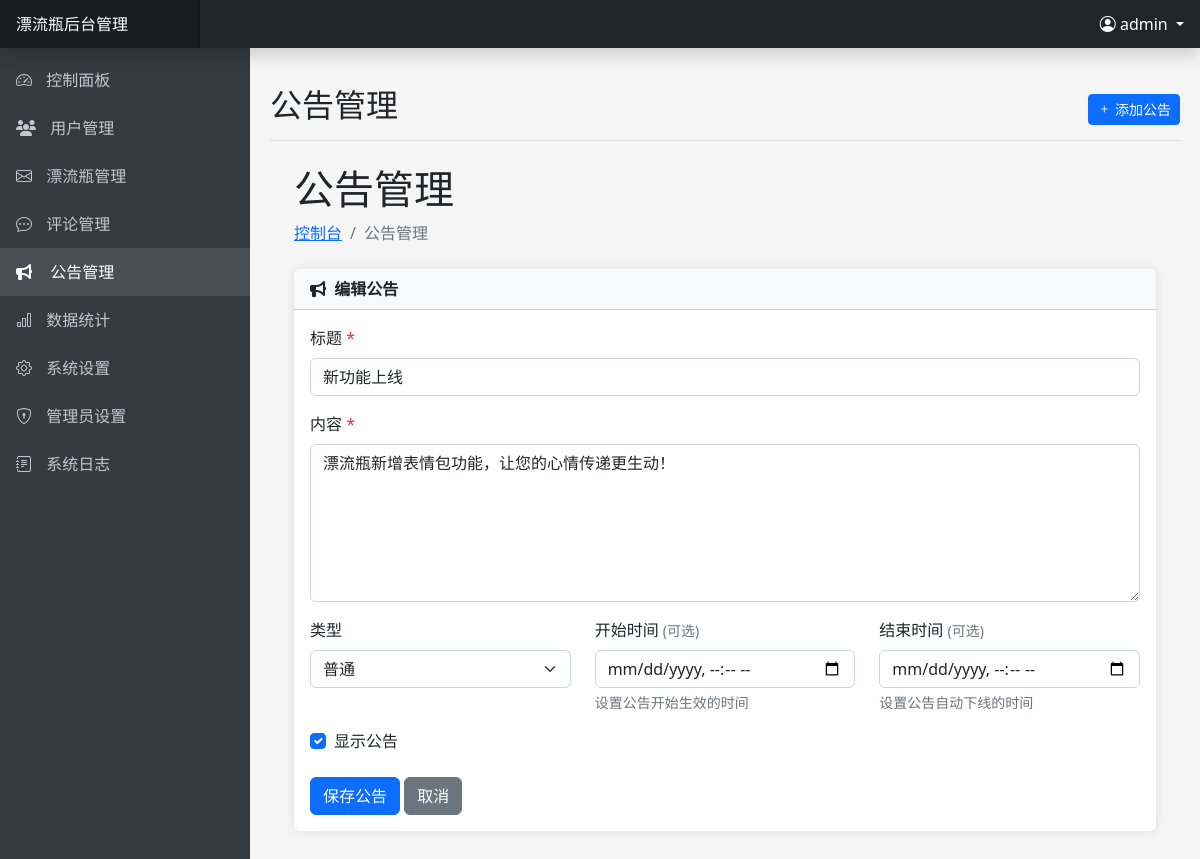
Screenshot of /admin/announcements.php?action=edit&id=2 (signed in) with the database file from the repository.
### tables this page shows
CREATE TABLE IF NOT EXISTS `announcements` (
    `id` INT(11) AUTO_INCREMENT PRIMARY KEY,
    `title` VARCHAR(255) NOT NULL,
    `content` TEXT NOT NULL,
    `type` ENUM('普通', '重要', '紧急') DEFAULT '普通',
    `status` TINYINT(1) DEFAULT 1 COMMENT '0:隐藏 1:显示',
    `start_time` TIMESTAMP NULL,
    `end_time` TIMESTAMP NULL,
    `created_by` INT(11) NOT NULL,
    `created_at` TIMESTAMP DEFAULT CURRENT_TIMESTAMP,
    `updated_at` TIMESTAMP DEFAULT CURRENT_TIMESTAMP ON UPDATE CURRENT_TIMESTAMP,
    FOREIGN KEY (`created_by`) REFERENCES `users`(`id`) ON DELETE CASCADE,
    INDEX `idx_status` (`status`),
    INDEX `idx_type` (`type`),
    INDEX `idx_created_at` (`created_at`),
    INDEX `idx_start_time` (`start_time`),
    INDEX `idx_end_time` (`end_time`)
);

### admin/announcements.php (the view, shortened to what this page needs)
<?php
$pageTitle = '公告管理';
$pageActions = '<a href="announcements.php?action=add" class="btn btn-sm btn-primary"><i class="bi bi-plus"></i> 添加公告</a>';
require_once 'includes/header.php';
$conn = getDbConnection();
$action = $_GET['action'] ?? '';
$id = isset($_GET['id']) ? (int)$_GET['id'] : 0;
$editAnnouncement = null;
if ($action === 'edit' && $id > 0) {
    $stmt = $conn->prepare("SELECT * FROM announcements WHERE id = ?");
    $stmt->bind_param("i", $id);
    $stmt->execute();
    $result = $stmt->get_result();
    if ($result->num_rows > 0) {
        $editAnnouncement = $result->fetch_assoc();
    } else {
        $message = '公告不存在！';
        $messageType = 'danger';
    }
}
?>
<div class="container-fluid px-4">
    <h1 class="mt-4"><?php echo $pageTitle; ?></h1>
    <ol class="breadcrumb mb-4">
        <li class="breadcrumb-item"><a href="index.php">控制台</a></li>
        <li class="breadcrumb-item active"><?php echo $pageTitle; ?></li>
    </ol>
    <?php if ($action === 'add' || ($action === 'edit' && $editAnnouncement)): ?>
    <div class="card mb-4">
        <div class="card-header">
            <i class="fas fa-bullhorn me-1"></i>
            <?php echo $action === 'add' ? '添加公告' : '编辑公告'; ?>
        </div>
        <div class="card-body">
            <form method="post" action="announcements.php?action=<?php echo $action; ?><?php echo $action === 'edit' ? '&id=' . $id : ''; ?>">
                <div class="mb-3">
                    <label for="title" class="form-label">标题 <span class="text-danger">*</span></label>
                    <input type="text" class="form-control" id="title" name="title" required
                           value="<?php echo $editAnnouncement ? htmlspecialchars($editAnnouncement['title']) : ''; ?>">
                </div>
                <div class="mb-3">
                    <label for="content" class="form-label">内容 <span class="text-danger">*</span></label>
                    <textarea class="form-control" id="content" name="content" rows="6" required><?php echo $editAnnouncement ? htmlspecialchars($editAnnouncement['content']) : ''; ?></textarea>
                </div>
                <div class="row mb-3">
                    <div class="col-md-4">
                        <label for="type" class="form-label">类型</label>
                        <select class="form-select" id="type" name="type">
                            <option value="普通" <?php echo ($editAnnouncement && $editAnnouncement['type'] === '普通') ? 'selected' : ''; ?>>普通</option>
                        </select>
                    </div>
                    <div class="col-md-4">
                        <label for="start_time" class="form-label">开始时间 <small class="text-muted">(可选)</small></label>
                        <input type="datetime-local" class="form-control" id="start_time" name="start_time"
                               value="<?php echo $editAnnouncement && $editAnnouncement['start_time'] ? date('Y-m-d\TH:i', strtotime($editAnnouncement['start_time'])) : ''; ?>">
                        <div class="form-text">设置公告开始生效的时间</div>
                    </div>
                    <div class="col-md-4">
                        <label for="end_time" class="form-label">结束时间 <small class="text-muted">(可选)</small></label>
                        <input type="datetime-local" class="form-control" id="end_time" name="end_time"
                               value="<?php echo $editAnnouncement && $editAnnouncement['end_time'] ? date('Y-m-d\TH:i', strtotime($editAnnouncement['end_time'])) : ''; ?>">
                        <div class="form-text">设置公告自动下线的时间</div>
                    </div>
                </div>
                <div class="mb-3 form-check">
                    <input type="checkbox" class="form-check-input" id="status" name="status"
                           <?php echo (!$editAnnouncement || ($editAnnouncement && $editAnnouncement['status'] == 1)) ? 'checked' : ''; ?>>
                    <label class="form-check-label" for="status">显示公告</label>
                </div>
                <div class="mt-4">
                    <button type="submit" name="save_announcement" class="btn btn-primary">保存公告</button>
                    <a href="announcements.php" class="btn btn-secondary">取消</a>
                </div>
            </form>
        </div>
    </div>
    <?php endif; ?>
</div>
<?php
require_once 'includes/footer.php';
?>

### admin/includes/header.php (style rules this page uses)
body { font-family: 'Microsoft YaHei', 'Segoe UI', sans-serif; background-color: #f5f5f5; overflow-x: hidden; }
.card { margin-bottom: 20px; border: none; box-shadow: 0 0 10px rgba(0, 0, 0, 0.1); }
.card-header { font-weight: bold; background-color: #f8f9fa; }
.form-control, .form-select { box-shadow: none !important; }

### rows the page displays
announcements: title "新功能上线", content "漂流瓶新增表情包功能，让您的心情传递更生动！", type "普通", status "☑"

### other values shown
SITE_NAME "漂流瓶"
$admin->getCurrentAdminUsername() "admin"
$pageTitle "公告管理"
